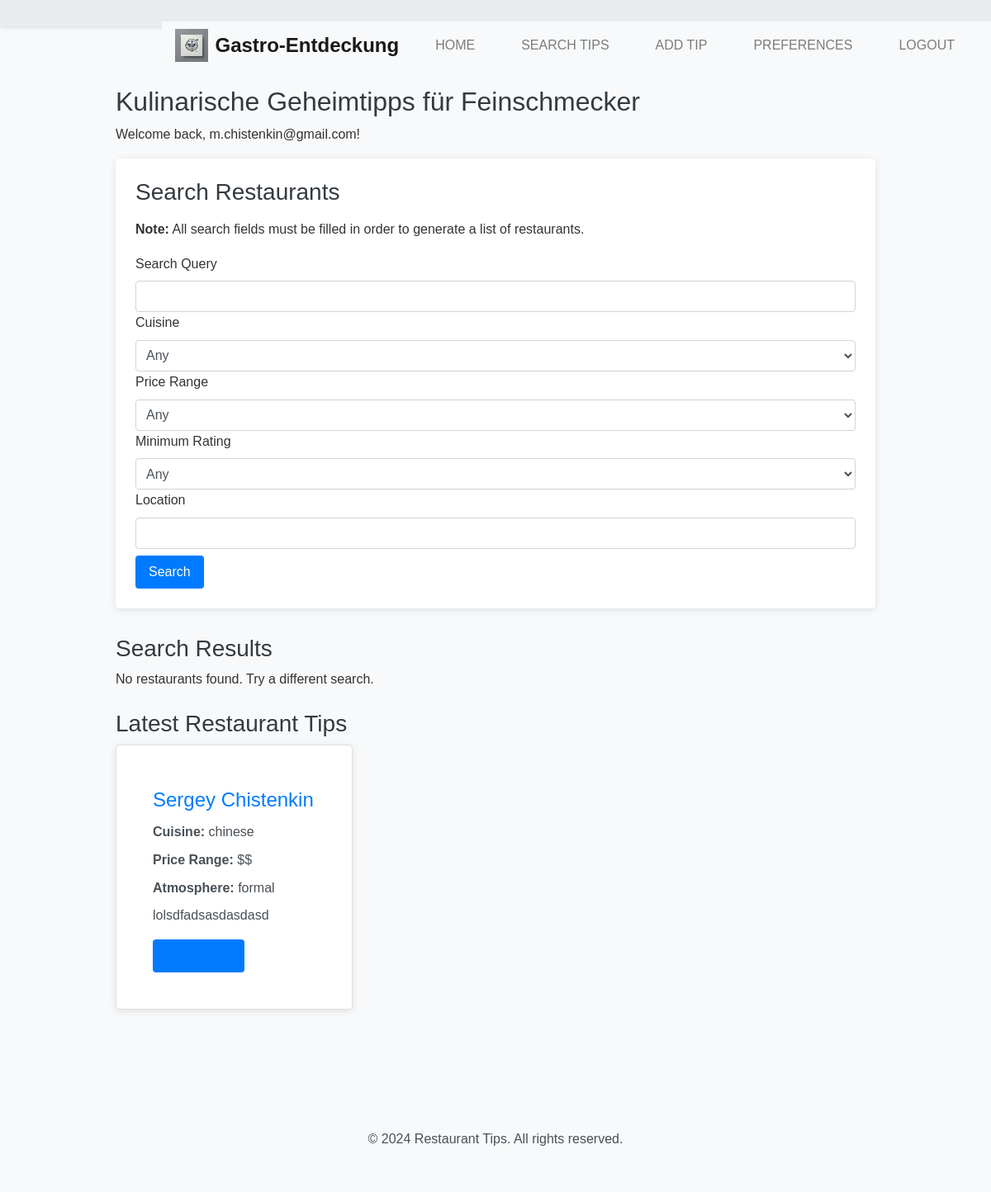
Screenshot of / (signed in) with the database file from the repository.
### models.py (models this page shows)
class User(db.Model, UserMixin):
    id = db.Column(db.Integer, primary_key=True)
    email = db.Column(db.String(150), unique=True, nullable=False)
    password = db.Column(db.String(150), nullable=False)
    country = db.Column(db.String(100), nullable=False)
    city = db.Column(db.String(100), nullable=False)
    preferences = db.relationship('Preference', backref='user', lazy=True)

class Tip(db.Model):
    id = db.Column(db.Integer, primary_key=True)
    name = db.Column(db.String(100), nullable=False)
    cuisine = db.Column(db.String(50), nullable=False)
    price_range = db.Column(db.String(20), nullable=False)
    atmosphere = db.Column(db.String(50), nullable=False)
    tip_content = db.Column(db.String(500), nullable=False)
    country = db.Column(db.String(100), nullable=False)
    city = db.Column(db.String(100), nullable=False)
    user_id = db.Column(db.Integer, db.ForeignKey('user.id'), nullable=False)

### app.py (the view)
@app.route('/', methods=['GET', 'POST'])
def index():
    search_form = SearchForm()
    if search_form.validate_on_submit():
        try:
            search_results = search_restaurants(
                query=search_form.search_query.data,
                cuisine=search_form.cuisine.data,
                price_range=search_form.price_range.data,
                rating=search_form.rating.data,
                location=search_form.location.data
            )
            return render_template('index.html', search_results=search_results, form=search_form)
        except Exception as e:
            logging.error(f"Error searching restaurants: {e}")
            flash('An error occurred while searching restaurants. Please try again.', 'danger')
    else:
        try:
            tips = Tip.query.with_entities(Tip.id, Tip.name, Tip.cuisine, Tip.price_range, Tip.atmosphere, Tip.tip_content).all()
            return render_template('index.html', tips=tips, form=search_form)
        except Exception as e:
            logging.error(f"Error retrieving tips: {e}")
            flash('An error occurred while retrieving tips. Please try again.', 'danger')

### app.py
class SearchForm(FlaskForm):
    search_query = StringField('Search Query', validators=[DataRequired()])
    cuisine = SelectField('Cuisine', choices=[('', 'Any'), ('italian', 'Italian'), ('chinese', 'Chinese'), ('mexican', 'Mexican'), ('american', 'American')])
    price_range = SelectField('Price Range', choices=[('', 'Any'), ('1', '$'), ('2', '$$'), ('3', '$$$'), ('4', '$$$$')])
    rating = SelectField('Minimum Rating', choices=[('', 'Any'), ('3', '3+'), ('4', '4+'), ('5', '5')])
    location = StringField('Location', validators=[DataRequired()])
    submit = SubmitField('Search')

### app.py (called while the page is built)
@login_manager.user_loader
def load_user(user_id):
    try:
        return User.query.get(int(user_id))
    except Exception as e:
        logging.error(f"Error loading user: {e}")
        return None

### templates/index.html (shortened to what this page needs)
{% extends "base.html" %}
{% block content %}
    <h2>Kulinarische Geheimtipps für Feinschmecker</h2>
    {% if current_user.is_authenticated %}
        <p>Welcome back, {{ current_user.email }}!</p>
    {% endif %}
    <section class="search-form">
        <h3>Search Restaurants</h3>
        <p><strong>Note:</strong> All search fields must be filled in order to generate a list of restaurants.</p>
        <form method="POST" action="{{ url_for('index') }}">
            <div>
                {{ form.search_query.label }}
                {{ form.search_query(class="form-control") }}
            </div>
            <div>
                {{ form.cuisine.label }}
                {{ form.cuisine(class="form-control") }}
            </div>
            <div>
                {{ form.price_range.label }}
                {{ form.price_range(class="form-control") }}
            </div>
            <div>
                {{ form.rating.label }}
                {{ form.rating(class="form-control") }}
            </div>
            <div>
                {{ form.location.label }}
                {{ form.location(class="form-control") }}
            </div>
            {{ form.submit(class="btn btn-primary mt-2") }}
        </form>
    </section>
    <section class="search-results mt-4">
        <h3>Search Results</h3>
        {% if search_results %}
            <div class="row">
            {% for business in search_results %}
                <div class="col-md-6 mb-4">
                    <article class="restaurant card">
                        <div class="card-body">
                            <h4 class="card-title">{{ business.name }}</h4>
                            <p class="card-text"><strong>Address:</strong> {{ business.location.address1 }}, {{ business.location.city }}, {{ business.location.state }} {{ business.location.zip_code }}</p>
                            <p class="card-text"><strong>Rating:</strong> {{ business.rating }} ({{ business.review_count }} reviews)</p>
                            <p class="card-text"><strong>Price Level:</strong> {{ business.price }}</p>
                            <p class="card-text"><strong>Cuisine:</strong> {{ ', '.join(business.categories|map(attribute='title')) }}</p>
                            <p class="card-text"><strong>Phone:</strong> {{ business.phone }}</p>
                            {% if business.image_url %}
                                <img src="{{ business.image_url }}" alt="{{ business.name }}" class="img-fluid mb-2">
                            {% endif %}
                            <a href="{{ business.url }}" target="_blank" class="btn btn-sm btn-outline-primary">View on Yelp</a>
                        </div>
                    </article>
                </div>
            {% endfor %}
            </div>
        {% else %}
            <p>No restaurants found. Try a different search.</p>
        {% endif %}
    </section>
    <section class="tips mt-4">
        <h3>Latest Restaurant Tips</h3>
        <div class="row">
        {% for tip in tips %}
            <div class="col-md-4 mb-3">
                <article class="tip card">
                    <div class="card-body">
                        <h4 class="card-title"><a href="{{ url_for('restaurant', id=tip.id) }}">{{ tip.name }}</a></h4>
                        <p class="card-text"><strong>Cuisine:</strong> {{ tip.cuisine }}</p>
                        <p class="card-text"><strong>Price Range:</strong> {{ tip.price_range }}</p>
                        <p class="card-text"><strong>Atmosphere:</strong> {{ tip.atmosphere }}</p>
                        <p class="card-text">{{ tip.tip_content[:100] }}{% if tip.tip_content|length > 100 %}...{% endif %}</p>
                        <a href="{{ url_for('restaurant', id=tip.id) }}" class="btn btn-sm btn-outline-secondary">Read more</a>
                    </div>
                </article>
            </div>
        {% else %}
            <p>No tips available yet. Be the first to add one!</p>
        {% endfor %}
        </div>
    </section>
{% endblock %}

### static/style.css (style rules this page uses)
body { font-family: Arial, sans-serif; line-height: 1.6; margin: 0; padding: 0; background-color: #f8f9fa; color: #333; font-size: 16px; }
h1, h2, h3 { color: #343a40; }
.form-control { width: 100%; padding: 0.5rem; border: 1px solid #ced4da; border-radius: 4px; background-color: #fff; font-size: 1rem; }
.btn { display: inline-block; background: #007bff; color: #fff; padding: 0.5rem 1rem; border: none; border-radius: 4px; cursor: pointer; font-size: 1rem; }
.search-form { background: #fff; padding: 1.5rem; border-radius: 5px; box-shadow: 0 2px 10px rgba(0,0,0,0.1); margin-bottom: 2rem; }
.search-form h3 { margin-top: 0; margin-bottom: 1rem; color: #343a40; }
.search-results { margin-top: 2rem; }
.restaurant, .tip { background: #fff; padding: 1.5rem; margin-bottom: 1.5rem; border-radius: 5px; box-shadow: 0 2px 10px rgba(0,0,0,0.1); }
.restaurant h4, .tip h4 { margin-top: 0; color: #007bff; }
.restaurant p, .tip p { margin: 0.5rem 0; color: #495057; }
.restaurant a, .tip a { display: inline-block; color: #007bff; text-decoration: none; margin-top: 0.5rem; }

### rows the page displays
User: email "m.chistenkin@gmail.com"
Tip: name "Sergey Chistenkin", cuisine "chinese", price_range "$$", atmosphere "formal", tip_content "lolsdfadsasdasdasd"
